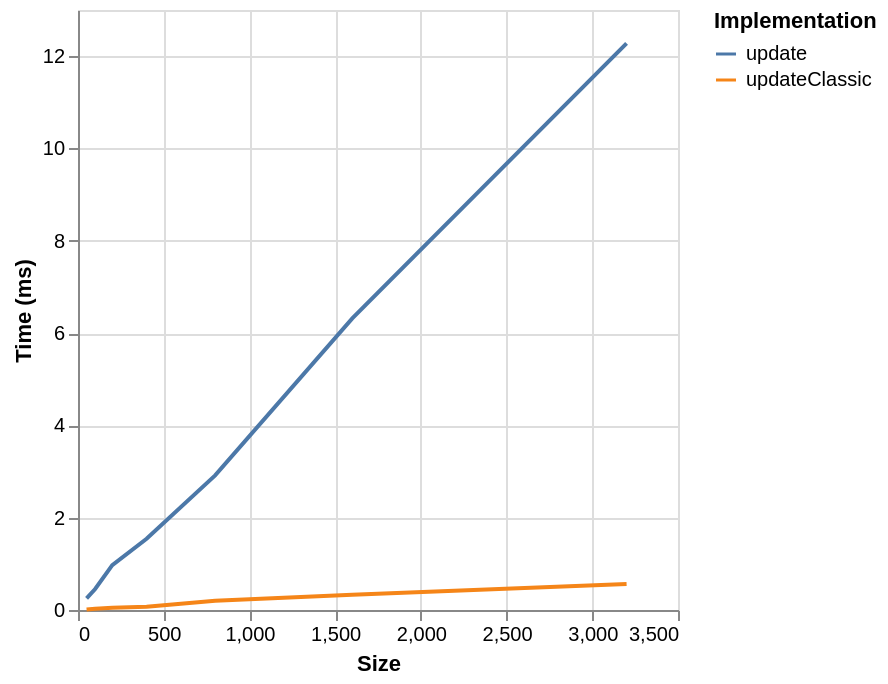

Here is the Vega-Lite specification saved for this chart:
### Vega specification from a JSON file in a GitHub repository (floating-point values rounded to 4 significant figures)
{"$schema": "https://vega.github.io/schema/vega/v6.json", "background": "white", "padding": 5, "width": 300, "height": 300, "style": "cell", "data": [{"name": "source_0", "values": [{"ms": 0.01, "series": "updateClassic", "size": 50}, {"ms": 0.027, "series": "updateClassic", "size": 100}, {"ms": 0.049, "series": "updateClassic", "size": 200}, {"ms": 0.072, "series": "updateClassic", "size": 400}, {"ms": 0.199, "series": "updateClassic", "size": 800}, {"ms": 0.332, "series": "updateClassic", "size": 1600}, {"ms": 0.564, "series": "updateClassic", "size": 3200}, {"ms": 0.253, "series": "update", "size": 50}, {"ms": 0.455, "series": "update", "size": 100}, {"ms": 0.971, "series": "update", "size": 200}, {"ms": 1.544, "series": "update", "size": 400}, {"ms": 2.917, "series": "update", "size": 800}, {"ms": 6.317, "series": "update", "size": 1600}, {"ms": 12.28, "series": "update", "size": 3200}]}, {"name": "data_0", "source": "source_0", "transform": [{"type": "formula", "expr": "toNumber(datum[\"size\"])", "as": "size"}]}], "marks": [{"name": "pathgroup", "type": "group", "from": {"facet": {"name": "faceted_path_main", "data": "data_0", "groupby": ["series"]}}, "encode": {"update": {"width": {"field": {"group": "width"}}, "height": {"field": {"group": "height"}}}}, "marks": [{"name": "marks", "type": "line", "style": ["line"], "sort": {"field": "x"}, "from": {"data": "faceted_path_main"}, "encode": {"update": {"stroke": {"scale": "color", "field": "series"}, "description": {"signal": "\"Size: \" + (format(datum[\"size\"], \"\")) + \"; Time (ms): \" + (format(datum[\"ms\"], \"\")) + \"; series: \" + (isValid(datum[\"series\"]) ? isArray(datum[\"series\"]) ? join(datum[\"series\"], ' ') : datum[\"series\"] : \"\"+datum[\"series\"])"}, "x": {"scale": "x", "field": "size"}, "y": {"scale": "y", "field": "ms"}, "defined": {"signal": "isValid(datum[\"size\"]) && isFinite(+datum[\"size\"]) && isValid(datum[\"ms\"]) && isFinite(+datum[\"ms\"])"}}}}]}], "scales": [{"name": "x", "type": "linear", "domain": {"data": "data_0", "field": "size"}, "range": [0, {"signal": "width"}], "nice": true, "zero": false}, {"name": "y", "type": "linear", "domain": {"data": "data_0", "field": "ms"}, "range": [{"signal": "height"}, 0], "nice": true, "zero": true}, {"name": "color", "type": "ordinal", "domain": {"data": "data_0", "field": "series", "sort": true}, "range": "category"}], "axes": [{"scale": "x", "orient": "bottom", "gridScale": "y", "grid": true, "tickCount": {"signal": "ceil(width/40)"}, "domain": false, "labels": false, "aria": false, "maxExtent": 0, "minExtent": 0, "ticks": false, "zindex": 0}, {"scale": "y", "orient": "left", "gridScale": "x", "grid": true, "tickCount": {"signal": "ceil(height/40)"}, "domain": false, "labels": false, "aria": false, "maxExtent": 0, "minExtent": 0, "ticks": false, "zindex": 0}, {"scale": "x", "orient": "bottom", "grid": false, "title": "Size", "labelFlush": true, "labelOverlap": true, "tickCount": {"signal": "ceil(width/40)"}, "zindex": 0}, {"scale": "y", "orient": "left", "grid": false, "title": "Time (ms)", "labelOverlap": true, "tickCount": {"signal": "ceil(height/40)"}, "zindex": 0}], "legends": [{"orient": "right", "symbolLimit": 30, "title": "Implementation", "stroke": "color", "symbolType": "stroke"}]}
